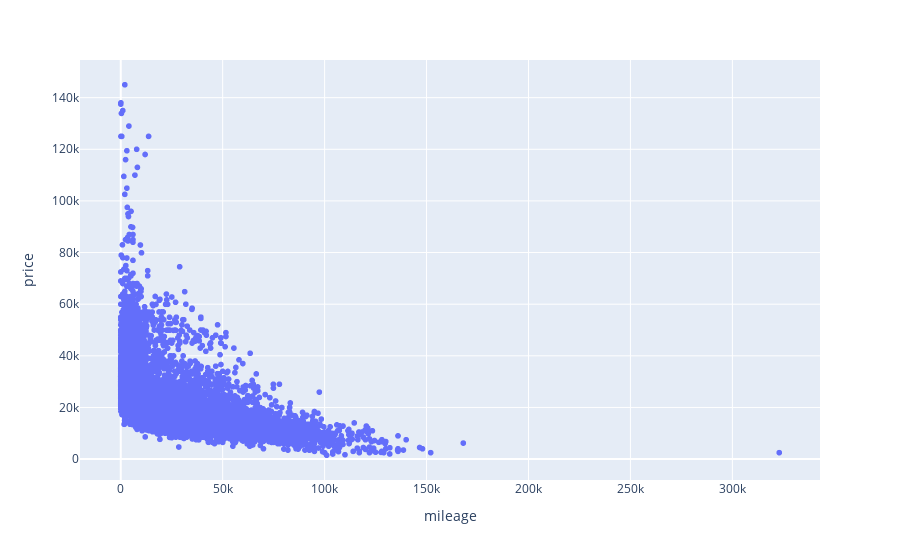

Source (notebook cell):
### Markdown cell above
Price of cars have been on the rise as the years goes by. At present, it is now at the peak of all previous year prices

### Code cell
px.scatter(car_df,x='mileage', y = 'price')

### Figure 1 — Plotly figure (JSON) as saved in the notebook; plotly's stock layout.template omitted (floating-point values rounded to 4 significant figures; data arrays with more than 128 entries replaced by an {"elided": "..."} marker saying what was removed)
{"data": [{"hovertemplate": "mileage=%{x}<br>price=%{y}<extra></extra>", "legendgroup": "", "marker": {"color": "#636efa", "symbol": "circle"}, "mode": "markers", "name": "", "showlegend": false, "type": "scattergl", "x": {"elided": "10668 int values"}, "xaxis": "x", "y": {"elided": "10668 int values"}, "yaxis": "y"}], "layout": {"legend": {"tracegroupgap": 0}, "margin": {"t": 60}, "xaxis": {"anchor": "y", "domain": [0, 1], "title": {"text": "mileage"}}, "yaxis": {"anchor": "x", "domain": [0, 1], "title": {"text": "price"}}}}
